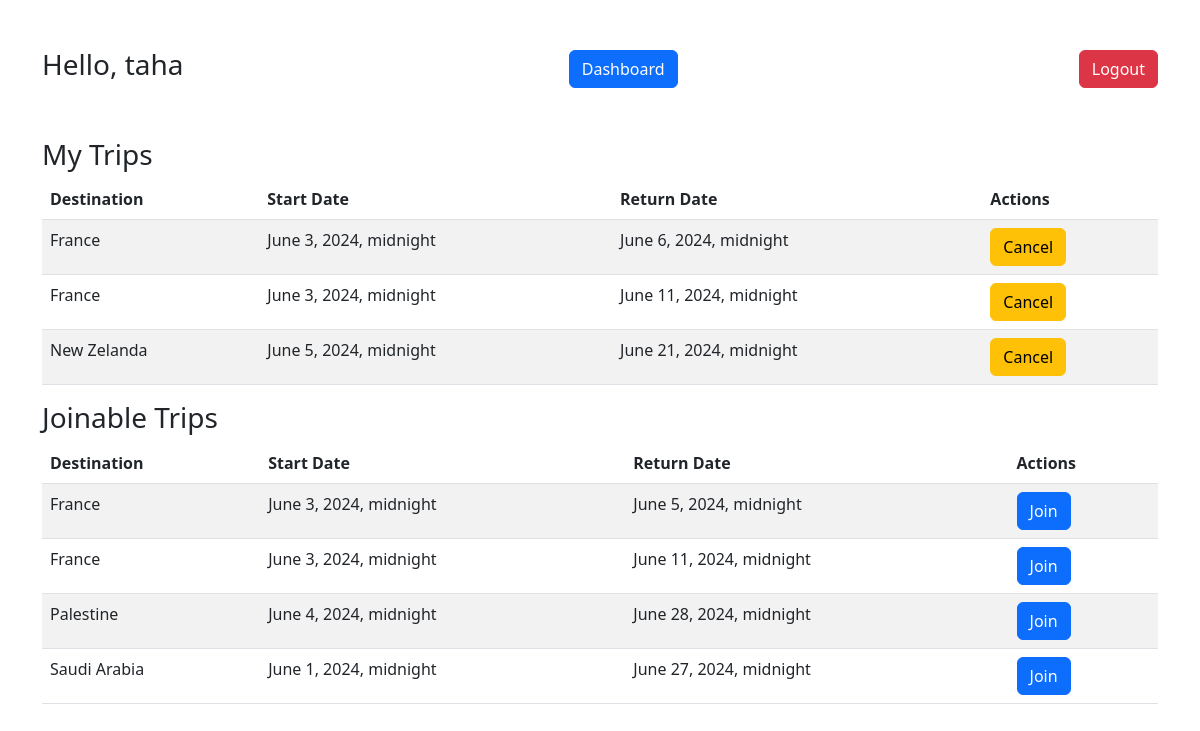
/mytrips (signed in), run on the app's committed database.
### myapp/models.py (models this page shows)
class User(models.Model):
    firstname = models.CharField(max_length=255)
    lastname = models.CharField(max_length=255)
    email = models.CharField(max_length=255)
    password = models.CharField(max_length=255)
    created_at = models.DateTimeField(auto_now_add=True)
    updated_at = models.DateTimeField(auto_now=True)
    objects = UserManager()

class Trip(models.Model):
    destination = models.CharField(max_length=255)
    start_date = models.DateTimeField()
    end_date = models.DateTimeField()
    travelers = models.ManyToManyField(User, related_name="trips")
    itinerary = models.CharField(max_length=50)
    created_at = models.DateTimeField(auto_now_add=True)
    updated_at = models.DateTimeField(auto_now=True)
    organizer = models.ForeignKey(User, related_name="user_trips", on_delete=models.CASCADE)
    objects = TripManager()

### myapp/views.py (the view)
# urls.py: path('mytrips', views.my_trips, name='my_trips'),
def my_trips(request):
    if 'user_id' not in request.session:
        return redirect('/')
    user = User.objects.get(id=request.session['user_id'])
    my_trips = user.trips.all()
    joinable_trips = Trip.objects.exclude(travelers=user)
    context = {
        'user': user,
        'my_trips': my_trips,
        'joinable_trips': joinable_trips,
    }
    return render(request, 'mytrips.html', context)

### myapp/Templates/mytrips.html (shortened to what this page needs)
<!DOCTYPE html>
<html lang="en">
<head>
    <link href="https://cdn.jsdelivr.net/npm/bootstrap@5.2.0-beta1/dist/css/bootstrap.min.css" rel="stylesheet">
</head>
<body>
    <div class="container mt-5">
        <div class="d-flex justify-content-between align-items-center">
            <h3>Hello, {{ user.firstname }}</h3>
            <a href="/dashboard" class="btn btn-primary me-3">Dashboard</a>
            <a href="/logout" class="btn btn-danger">Logout</a>
        </div>
    </div>
    <div class="container mt-5">
        <h3>My Trips</h3>
        <table class="table table-striped">
            <thead>
                <tr>
                    <th>Destination</th>
                    <th>Start Date</th>
                    <th>Return Date</th>
                    <th>Actions</th>
                </tr>
            </thead>
            <tbody>
                {% for trip in my_trips %}
                <tr>
                    <td>{{ trip.destination }}</td>
                    <td>{{ trip.start_date }}</td>
                    <td>{{ trip.end_date }}</td>
                    <td>
                        <form action="{% url 'leave_trip' trip.id %}" method="POST">
                            <button type="submit" class="btn btn-warning">Cancel</button>
                        </form>
                    </td>
                </tr>
                {% endfor %}
            </tbody>
        </table>
        <h3>Joinable Trips</h3>
        <table class="table table-striped">
            <thead>
                <tr>
                    <th>Destination</th>
                    <th>Start Date</th>
                    <th>Return Date</th>
                    <th>Actions</th>
                </tr>
            </thead>
            <tbody>
                {% for trip in joinable_trips %}
                <tr>
                    <td>{{ trip.destination }}</td>
                    <td>{{ trip.start_date }}</td>
                    <td>{{ trip.end_date }}</td>
                    <td>
                        <form action="{% url 'join_trip' trip.id %}" method="POST">
                            <button type="submit" class="btn btn-primary">Join</button>
                        </form>
                    </td>
                </tr>
                {% endfor %}
            </tbody>
        </table>
    </div>
</body>
</html>

### data on the page
User: firstname "taha"
Trip: destination "France", start_date "June 3, 2024, midnight", end_date "June 6, 2024, midnight"
Trip: destination "France", start_date "June 3, 2024, midnight", end_date "June 11, 2024, midnight"
Trip: destination "New Zelanda", start_date "June 5, 2024, midnight", end_date "June 21, 2024, midnight"
Trip: destination "France", start_date "June 3, 2024, midnight", end_date "June 5, 2024, midnight"
Trip: destination "France", start_date "June 3, 2024, midnight", end_date "June 11, 2024, midnight"
Trip: destination "Palestine", start_date "June 4, 2024, midnight", end_date "June 28, 2024, midnight"
Trip: destination "Saudi Arabia", start_date "June 1, 2024, midnight", end_date "June 27, 2024, midnight"
